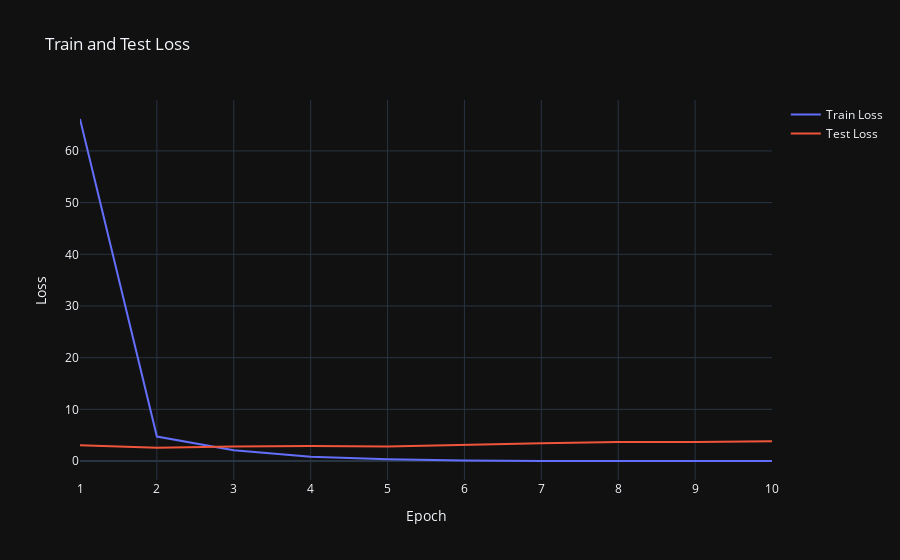
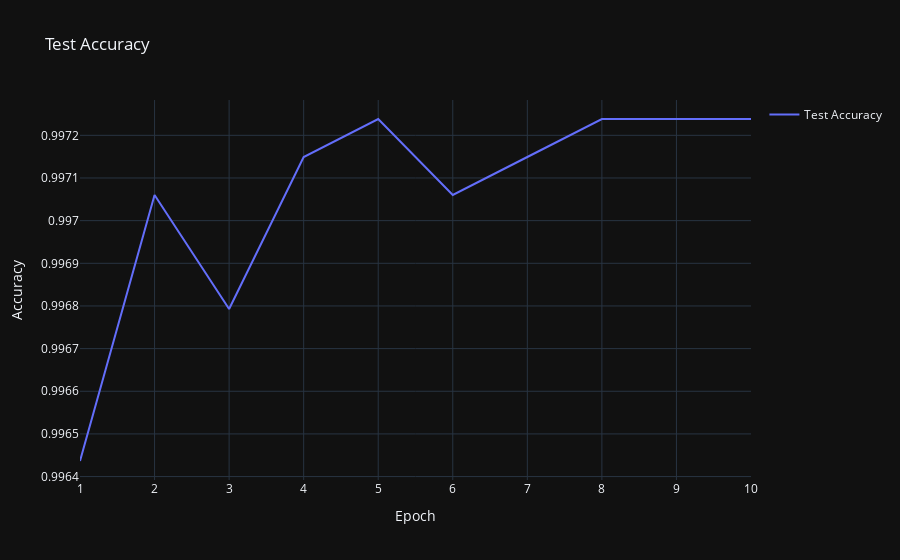

The code cell stored with these charts, in order, in its notebook:
### Code cell
epochs = 10
info_CNN = fit(epochs, model_CNN, nn.CrossEntropyLoss(), opt_CNN, dataloader_train, dataloader_test)
plot_training(*info_CNN)

### Figure 1 — Plotly figure (JSON) as saved in the notebook; plotly's stock layout.template omitted (floating-point values rounded to 4 significant figures)
{"data": [{"mode": "lines", "name": "Train Loss", "x": [1, 2, 3, 4, 5, 6, 7, 8, 9, 10], "y": [66.18, 4.744, 2.082, 0.8353, 0.3621, 0.1067, 0.02582, 0.01207, 0.008444, 0.005817], "type": "scatter"}, {"mode": "lines", "name": "Test Loss", "x": [1, 2, 3, 4, 5, 6, 7, 8, 9, 10], "y": [3.065, 2.547, 2.787, 2.89, 2.807, 3.204, 3.463, 3.689, 3.675, 3.85], "type": "scatter"}], "layout": {"title": {"text": "Train and Test Loss"}, "xaxis": {"title": {"text": "Epoch"}}, "yaxis": {"title": {"text": "Loss"}}, "showlegend": true}}

### Figure 2 — Plotly figure (JSON) as saved in the notebook; plotly's stock layout.template omitted (floating-point values rounded to 4 significant figures)
{"data": [{"mode": "lines", "name": "Test Accuracy", "x": [1, 2, 3, 4, 5, 6, 7, 8, 9, 10], "y": [0.9964, 0.9971, 0.9968, 0.9971, 0.9972, 0.9971, 0.9971, 0.9972, 0.9972, 0.9972], "type": "scatter"}], "layout": {"title": {"text": "Test Accuracy"}, "xaxis": {"title": {"text": "Epoch"}}, "yaxis": {"title": {"text": "Accuracy"}}, "showlegend": true}}
